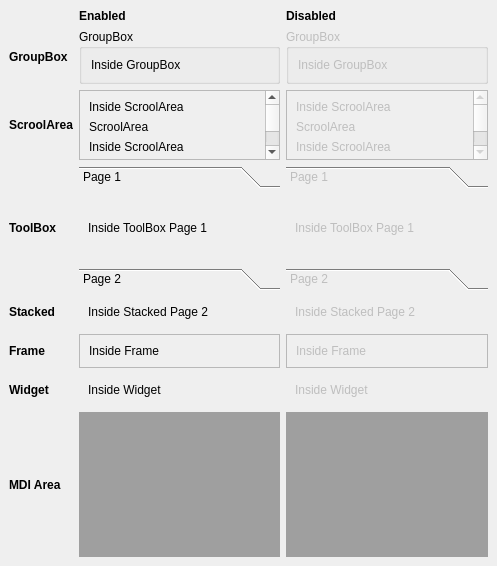
<?xml version="1.0" encoding="UTF-8"?>
<ui version="4.0">
 <class>DockWidget</class>
 <widget class="QDockWidget" name="DockWidget">
  <property name="geometry">
   <rect>
    <x>0</x>
    <y>0</y>
    <width>497</width>
    <height>566</height>
   </rect>
  </property>
  <property name="windowTitle">
   <string>Containers - No Tabs</string>
  </property>
  <widget class="QWidget" name="dockWidgetContents">
   <layout class="QGridLayout" name="gridLayout_45">
    <item row="0" column="3" rowspan="2">
     <widget class="QLabel" name="label_126">
      <property name="font">
       <font>
        <weight>75</weight>
        <bold>true</bold>
       </font>
      </property>
      <property name="text">
       <string>Disabled</string>
      </property>
     </widget>
    </item>
    <item row="0" column="2" rowspan="2">
     <widget class="QLabel" name="label_124">
      <property name="font">
       <font>
        <weight>75</weight>
        <bold>true</bold>
       </font>
      </property>
      <property name="text">
       <string>Enabled</string>
      </property>
     </widget>
    </item>
    <item row="8" column="0" colspan="2">
     <widget class="QLabel" name="label_133">
      <property name="font">
       <font>
        <weight>75</weight>
        <bold>true</bold>
       </font>
      </property>
      <property name="text">
       <string>MDI Area</string>
      </property>
     </widget>
    </item>
    <item row="2" column="3">
     <widget class="QGroupBox" name="groupBoxDis_2">
      <property name="enabled">
       <bool>false</bool>
      </property>
      <property name="title">
       <string>GroupBox</string>
      </property>
      <layout class="QVBoxLayout" name="verticalLayout_4">
       <item>
        <widget class="QLabel" name="label_7">
         <property name="text">
          <string>Inside GroupBox</string>
         </property>
        </widget>
       </item>
      </layout>
     </widget>
    </item>
    <item row="5" column="2">
     <widget class="QStackedWidget" name="stackedWidget_2">
      <property name="toolTip">
       <string>This is a tool tip</string>
      </property>
      <property name="statusTip">
       <string>This is a status tip</string>
      </property>
      <property name="whatsThis">
       <string>This is &quot;what is this&quot;</string>
      </property>
      <property name="currentIndex">
       <number>1</number>
      </property>
      <widget class="QWidget" name="page1_2">
       <layout class="QGridLayout" name="gridLayout_35">
        <item row="0" column="0">
         <widget class="QLabel" name="label_57">
          <property name="text">
           <string>Inside Stacked Page 1</string>
          </property>
         </widget>
        </item>
       </layout>
      </widget>
      <widget class="QWidget" name="page2_2">
       <layout class="QGridLayout" name="gridLayout_36">
        <item row="0" column="0">
         <widget class="QLabel" name="label_58">
          <property name="toolTip">
           <string>This is a tool tip</string>
          </property>
          <property name="statusTip">
           <string>This is a status tip</string>
          </property>
          <property name="whatsThis">
           <string>This is &quot;what is this&quot;</string>
          </property>
          <property name="text">
           <string>Inside Stacked Page 2</string>
          </property>
         </widget>
        </item>
       </layout>
      </widget>
     </widget>
    </item>
    <item row="5" column="3">
     <widget class="QStackedWidget" name="stackedWidgetDis_2">
      <property name="enabled">
       <bool>false</bool>
      </property>
      <property name="toolTip">
       <string>This is a tool tip</string>
      </property>
      <property name="statusTip">
       <string>This is a status tip</string>
      </property>
      <property name="whatsThis">
       <string>This is &quot;what is this&quot;</string>
      </property>
      <property name="currentIndex">
       <number>1</number>
      </property>
      <widget class="QWidget" name="page1Dis_2">
       <layout class="QGridLayout" name="gridLayout_37">
        <item row="0" column="0">
         <widget class="QLabel" name="label_113">
          <property name="text">
           <string>Inside Stacked Page 1</string>
          </property>
         </widget>
        </item>
       </layout>
      </widget>
      <widget class="QWidget" name="page2Dis_2">
       <layout class="QGridLayout" name="gridLayout_38">
        <item row="0" column="0">
         <widget class="QLabel" name="label_114">
          <property name="toolTip">
           <string>This is a tool tip</string>
          </property>
          <property name="statusTip">
           <string>This is a status tip</string>
          </property>
          <property name="whatsThis">
           <string>This is &quot;what is this&quot;</string>
          </property>
          <property name="text">
           <string>Inside Stacked Page 2</string>
          </property>
         </widget>
        </item>
       </layout>
      </widget>
     </widget>
    </item>
    <item row="6" column="0">
     <widget class="QLabel" name="label_131">
      <property name="font">
       <font>
        <weight>75</weight>
        <bold>true</bold>
       </font>
      </property>
      <property name="text">
       <string>Frame</string>
      </property>
     </widget>
    </item>
    <item row="6" column="2">
     <widget class="QFrame" name="frame_2">
      <property name="toolTip">
       <string>This is a tool tip</string>
      </property>
      <property name="statusTip">
       <string>This is a status tip</string>
      </property>
      <property name="whatsThis">
       <string>This is &quot;what is this&quot;</string>
      </property>
      <property name="frameShape">
       <enum>QFrame::StyledPanel</enum>
      </property>
      <property name="frameShadow">
       <enum>QFrame::Raised</enum>
      </property>
      <layout class="QGridLayout" name="gridLayout_43">
       <item row="0" column="0">
        <widget class="QLabel" name="label_9">
         <property name="toolTip">
          <string>This is a tool tip</string>
         </property>
         <property name="statusTip">
          <string>This is a status tip</string>
         </property>
         <property name="whatsThis">
          <string>This is &quot;what is this&quot;</string>
         </property>
         <property name="text">
          <string>Inside Frame</string>
         </property>
        </widget>
       </item>
      </layout>
     </widget>
    </item>
    <item row="6" column="3">
     <widget class="QFrame" name="frameDis_2">
      <property name="enabled">
       <bool>false</bool>
      </property>
      <property name="toolTip">
       <string>This is a tool tip</string>
      </property>
      <property name="statusTip">
       <string>This is a status tip</string>
      </property>
      <property name="whatsThis">
       <string>This is &quot;what is this&quot;</string>
      </property>
      <property name="frameShape">
       <enum>QFrame::StyledPanel</enum>
      </property>
      <property name="frameShadow">
       <enum>QFrame::Raised</enum>
      </property>
      <layout class="QGridLayout" name="gridLayout_40">
       <item row="0" column="0">
        <widget class="QLabel" name="label_8">
         <property name="toolTip">
          <string>This is a tool tip</string>
         </property>
         <property name="statusTip">
          <string>This is a status tip</string>
         </property>
         <property name="whatsThis">
          <string>This is &quot;what is this&quot;</string>
         </property>
         <property name="text">
          <string>Inside Frame</string>
         </property>
        </widget>
       </item>
      </layout>
     </widget>
    </item>
    <item row="7" column="0" colspan="2">
     <widget class="QLabel" name="label_132">
      <property name="font">
       <font>
        <weight>75</weight>
        <bold>true</bold>
       </font>
      </property>
      <property name="text">
       <string>Widget</string>
      </property>
     </widget>
    </item>
    <item row="2" column="2">
     <widget class="QGroupBox" name="groupBox_2">
      <property name="toolTip">
       <string>This is a tool tip</string>
      </property>
      <property name="statusTip">
       <string>This is a status tip</string>
      </property>
      <property name="whatsThis">
       <string>This is &quot;what is this&quot;</string>
      </property>
      <property name="title">
       <string>GroupBox</string>
      </property>
      <layout class="QGridLayout" name="gridLayout_7">
       <item row="0" column="0">
        <widget class="QLabel" name="label_10">
         <property name="toolTip">
          <string>This is a tool tip</string>
         </property>
         <property name="statusTip">
          <string>This is a status tip</string>
         </property>
         <property name="whatsThis">
          <string>This is &quot;what is this&quot;</string>
         </property>
         <property name="text">
          <string>Inside GroupBox</string>
         </property>
        </widget>
       </item>
      </layout>
     </widget>
    </item>
    <item row="8" column="3">
     <widget class="QMdiArea" name="mdiAreaDis_2">
      <property name="enabled">
       <bool>false</bool>
      </property>
      <widget class="QWidget" name="subwindow1Dis_2">
       <property name="windowTitle">
        <string>Subwindow</string>
       </property>
       <layout class="QVBoxLayout" name="verticalLayout_9">
        <item>
         <widget class="QLabel" name="label_111">
          <property name="text">
           <string>Inside MDI Area 1</string>
          </property>
         </widget>
        </item>
       </layout>
      </widget>
      <widget class="QWidget" name="subwindow2Dis_2">
       <property name="windowTitle">
        <string>Subwindow</string>
       </property>
       <layout class="QVBoxLayout" name="verticalLayout_10">
        <item>
         <widget class="QLabel" name="label_112">
          <property name="text">
           <string>Inside MDI Area 2 </string>
          </property>
         </widget>
        </item>
       </layout>
      </widget>
     </widget>
    </item>
    <item row="2" column="0" colspan="2">
     <widget class="QLabel" name="label_127">
      <property name="font">
       <font>
        <weight>75</weight>
        <bold>true</bold>
       </font>
      </property>
      <property name="text">
       <string>GroupBox</string>
      </property>
     </widget>
    </item>
    <item row="7" column="2">
     <widget class="QWidget" name="widget_2" native="true">
      <property name="toolTip">
       <string>This is a tool tip</string>
      </property>
      <property name="statusTip">
       <string>This is a status tip</string>
      </property>
      <property name="whatsThis">
       <string>This is &quot;what is this&quot;</string>
      </property>
      <layout class="QGridLayout" name="gridLayout_39">
       <item row="0" column="0">
        <widget class="QLabel" name="label_59">
         <property name="toolTip">
          <string>This is a tool tip</string>
         </property>
         <property name="statusTip">
          <string>This is a status tip</string>
         </property>
         <property name="whatsThis">
          <string>This is &quot;what is this&quot;</string>
         </property>
         <property name="text">
          <string>Inside Widget</string>
         </property>
        </widget>
       </item>
      </layout>
     </widget>
    </item>
    <item row="7" column="3">
     <widget class="QWidget" name="widgetDis_2" native="true">
      <property name="enabled">
       <bool>false</bool>
      </property>
      <property name="toolTip">
       <string>This is a tool tip</string>
      </property>
      <property name="statusTip">
       <string>This is a status tip</string>
      </property>
      <property name="whatsThis">
       <string>This is &quot;what is this&quot;</string>
      </property>
      <layout class="QGridLayout" name="gridLayout_44">
       <item row="0" column="0">
        <widget class="QLabel" name="label_125">
         <property name="toolTip">
          <string>This is a tool tip</string>
         </property>
         <property name="statusTip">
          <string>This is a status tip</string>
         </property>
         <property name="whatsThis">
          <string>This is &quot;what is this&quot;</string>
         </property>
         <property name="text">
          <string>Inside Widget</string>
         </property>
        </widget>
       </item>
      </layout>
     </widget>
    </item>
    <item row="8" column="2">
     <widget class="QMdiArea" name="mdiArea_2">
      <widget class="QWidget" name="subwindow1_2">
       <property name="windowTitle">
        <string>Subwindow</string>
       </property>
       <layout class="QVBoxLayout" name="verticalLayout_11">
        <item>
         <widget class="QLabel" name="label_29">
          <property name="text">
           <string>Inside MDI Area 1</string>
          </property>
         </widget>
        </item>
       </layout>
      </widget>
      <widget class="QWidget" name="subwindow2_2">
       <property name="windowTitle">
        <string>Subwindow</string>
       </property>
       <layout class="QVBoxLayout" name="verticalLayout_12">
        <item>
         <widget class="QLabel" name="label_56">
          <property name="text">
           <string>Inside MDI Area 2 </string>
          </property>
         </widget>
        </item>
       </layout>
      </widget>
     </widget>
    </item>
    <item row="3" column="0" colspan="2">
     <widget class="QLabel" name="label_128">
      <property name="font">
       <font>
        <weight>75</weight>
        <bold>true</bold>
       </font>
      </property>
      <property name="text">
       <string>ScroolArea</string>
      </property>
     </widget>
    </item>
    <item row="3" column="2">
     <widget class="QScrollArea" name="scrollArea_2">
      <property name="toolTip">
       <string>This is a tool tip</string>
      </property>
      <property name="statusTip">
       <string>This is a status tip</string>
      </property>
      <property name="whatsThis">
       <string>This is &quot;what is this&quot;</string>
      </property>
      <property name="widgetResizable">
       <bool>true</bool>
      </property>
      <widget class="QWidget" name="scrollAreaWidgetContents_2">
       <property name="geometry">
        <rect>
         <x>0</x>
         <y>0</y>
         <width>181</width>
         <height>246</height>
        </rect>
       </property>
       <layout class="QVBoxLayout" name="verticalLayout_14">
        <item>
         <widget class="QLabel" name="label_70">
          <property name="toolTip">
           <string>This is a tool tip</string>
          </property>
          <property name="statusTip">
           <string>This is a status tip</string>
          </property>
          <property name="whatsThis">
           <string>This is &quot;what is this&quot;</string>
          </property>
          <property name="text">
           <string>Inside ScroolArea</string>
          </property>
         </widget>
        </item>
        <item>
         <widget class="QLabel" name="label_71">
          <property name="toolTip">
           <string>This is a tool tip</string>
          </property>
          <property name="statusTip">
           <string>This is a status tip</string>
          </property>
          <property name="whatsThis">
           <string>This is &quot;what is this&quot;</string>
          </property>
          <property name="text">
           <string>ScroolArea </string>
          </property>
         </widget>
        </item>
        <item>
         <widget class="QLabel" name="label_75">
          <property name="toolTip">
           <string>This is a tool tip</string>
          </property>
          <property name="statusTip">
           <string>This is a status tip</string>
          </property>
          <property name="whatsThis">
           <string>This is &quot;what is this&quot;</string>
          </property>
          <property name="text">
           <string>Inside ScroolArea </string>
          </property>
         </widget>
        </item>
        <item>
         <widget class="QLabel" name="label_76">
          <property name="toolTip">
           <string>This is a tool tip</string>
          </property>
          <property name="statusTip">
           <string>This is a status tip</string>
          </property>
          <property name="whatsThis">
           <string>This is &quot;what is this&quot;</string>
          </property>
          <property name="text">
           <string>ScroolArea</string>
          </property>
         </widget>
        </item>
        <item>
         <widget class="QLabel" name="label_77">
          <property name="toolTip">
           <string>This is a tool tip</string>
          </property>
          <property name="statusTip">
           <string>This is a status tip</string>
          </property>
          <property name="whatsThis">
           <string>This is &quot;what is this&quot;</string>
          </property>
          <property name="text">
           <string>Inside ScroolArea</string>
          </property>
         </widget>
        </item>
        <item>
         <widget class="QLabel" name="label_78">
          <property name="toolTip">
           <string>This is a tool tip</string>
          </property>
          <property name="statusTip">
           <string>This is a status tip</string>
          </property>
          <property name="whatsThis">
           <string>This is &quot;what is this&quot;</string>
          </property>
          <property name="text">
           <string>ScroolArea</string>
          </property>
         </widget>
        </item>
        <item>
         <widget class="QLabel" name="label_79">
          <property name="toolTip">
           <string>This is a tool tip</string>
          </property>
          <property name="statusTip">
           <string>This is a status tip</string>
          </property>
          <property name="whatsThis">
           <string>This is &quot;what is this&quot;</string>
          </property>
          <property name="text">
           <string>Inside ScroolArea</string>
          </property>
         </widget>
        </item>
        <item>
         <widget class="QLabel" name="label_80">
          <property name="toolTip">
           <string>This is a tool tip</string>
          </property>
          <property name="statusTip">
           <string>This is a status tip</string>
          </property>
          <property name="whatsThis">
           <string>This is &quot;what is this&quot;</string>
          </property>
          <property name="text">
           <string>ScroolArea</string>
          </property>
         </widget>
        </item>
        <item>
         <widget class="QLabel" name="label_81">
          <property name="toolTip">
           <string>This is a tool tip</string>
          </property>
          <property name="statusTip">
           <string>This is a status tip</string>
          </property>
          <property name="whatsThis">
           <string>This is &quot;what is this&quot;</string>
          </property>
          <property name="text">
           <string>Inside ScroolArea</string>
          </property>
         </widget>
        </item>
       </layout>
      </widget>
     </widget>
    </item>
    <item row="3" column="3">
     <widget class="QScrollArea" name="scrollAreaDis_2">
      <property name="enabled">
       <bool>false</bool>
      </property>
      <property name="toolTip">
       <string>This is a tool tip</string>
      </property>
      <property name="statusTip">
       <string>This is a status tip</string>
      </property>
      <property name="whatsThis">
       <string>This is &quot;what is this&quot;</string>
      </property>
      <property name="widgetResizable">
       <bool>true</bool>
      </property>
      <widget class="QWidget" name="scrollAreaWidgetContentsDis_2">
       <property name="geometry">
        <rect>
         <x>0</x>
         <y>0</y>
         <width>181</width>
         <height>246</height>
        </rect>
       </property>
       <layout class="QVBoxLayout" name="verticalLayout_13">
        <item>
         <widget class="QLabel" name="label_115">
          <property name="toolTip">
           <string>This is a tool tip</string>
          </property>
          <property name="statusTip">
           <string>This is a status tip</string>
          </property>
          <property name="whatsThis">
           <string>This is &quot;what is this&quot;</string>
          </property>
          <property name="text">
           <string>Inside ScroolArea</string>
          </property>
         </widget>
        </item>
        <item>
         <widget class="QLabel" name="label_116">
          <property name="toolTip">
           <string>This is a tool tip</string>
          </property>
          <property name="statusTip">
           <string>This is a status tip</string>
          </property>
          <property name="whatsThis">
           <string>This is &quot;what is this&quot;</string>
          </property>
          <property name="text">
           <string>ScroolArea </string>
          </property>
         </widget>
        </item>
        <item>
         <widget class="QLabel" name="label_117">
          <property name="toolTip">
           <string>This is a tool tip</string>
          </property>
          <property name="statusTip">
           <string>This is a status tip</string>
          </property>
          <property name="whatsThis">
           <string>This is &quot;what is this&quot;</string>
          </property>
          <property name="text">
           <string>Inside ScroolArea </string>
          </property>
         </widget>
        </item>
        <item>
         <widget class="QLabel" name="label_118">
          <property name="toolTip">
           <string>This is a tool tip</string>
          </property>
          <property name="statusTip">
           <string>This is a status tip</string>
          </property>
          <property name="whatsThis">
           <string>This is &quot;what is this&quot;</string>
          </property>
          <property name="text">
           <string>ScroolArea</string>
          </property>
         </widget>
        </item>
        <item>
         <widget class="QLabel" name="label_119">
          <property name="toolTip">
           <string>This is a tool tip</string>
          </property>
          <property name="statusTip">
           <string>This is a status tip</string>
          </property>
          <property name="whatsThis">
           <string>This is &quot;what is this&quot;</string>
          </property>
          <property name="text">
           <string>Inside ScroolArea</string>
          </property>
         </widget>
        </item>
        <item>
         <widget class="QLabel" name="label_120">
          <property name="toolTip">
           <string>This is a tool tip</string>
          </property>
          <property name="statusTip">
           <string>This is a status tip</string>
          </property>
          <property name="whatsThis">
           <string>This is &quot;what is this&quot;</string>
          </property>
          <property name="text">
           <string>ScroolArea</string>
          </property>
         </widget>
        </item>
        <item>
         <widget class="QLabel" name="label_121">
          <property name="toolTip">
           <string>This is a tool tip</string>
          </property>
          <property name="statusTip">
           <string>This is a status tip</string>
          </property>
          <property name="whatsThis">
           <string>This is &quot;what is this&quot;</string>
          </property>
          <property name="text">
           <string>Inside ScroolArea</string>
          </property>
         </widget>
        </item>
        <item>
         <widget class="QLabel" name="label_122">
          <property name="toolTip">
           <string>This is a tool tip</string>
          </property>
          <property name="statusTip">
           <string>This is a status tip</string>
          </property>
          <property name="whatsThis">
           <string>This is &quot;what is this&quot;</string>
          </property>
          <property name="text">
           <string>ScroolArea</string>
          </property>
         </widget>
        </item>
        <item>
         <widget class="QLabel" name="label_123">
          <property name="toolTip">
           <string>This is a tool tip</string>
          </property>
          <property name="statusTip">
           <string>This is a status tip</string>
          </property>
          <property name="whatsThis">
           <string>This is &quot;what is this&quot;</string>
          </property>
          <property name="text">
           <string>Inside ScroolArea</string>
          </property>
         </widget>
        </item>
       </layout>
      </widget>
     </widget>
    </item>
    <item row="4" column="0" colspan="2">
     <widget class="QLabel" name="label_129">
      <property name="font">
       <font>
        <weight>75</weight>
        <bold>true</bold>
       </font>
      </property>
      <property name="text">
       <string>ToolBox</string>
      </property>
     </widget>
    </item>
    <item row="4" column="2">
     <widget class="QToolBox" name="toolBox_2">
      <property name="toolTip">
       <string>This is a tool tip</string>
      </property>
      <property name="statusTip">
       <string>This is a status tip</string>
      </property>
      <property name="whatsThis">
       <string>This is &quot;what is this&quot;</string>
      </property>
      <property name="currentIndex">
       <number>0</number>
      </property>
      <widget class="QWidget" name="page_3">
       <property name="geometry">
        <rect>
         <x>0</x>
         <y>0</y>
         <width>196</width>
         <height>73</height>
        </rect>
       </property>
       <attribute name="label">
        <string>Page 1</string>
       </attribute>
       <layout class="QGridLayout" name="gridLayout_41">
        <item row="2" column="0">
         <widget class="QLabel" name="label_60">
          <property name="text">
           <string>Inside ToolBox Page 1</string>
          </property>
         </widget>
        </item>
       </layout>
      </widget>
      <widget class="QWidget" name="page_8">
       <property name="geometry">
        <rect>
         <x>0</x>
         <y>0</y>
         <width>163</width>
         <height>38</height>
        </rect>
       </property>
       <attribute name="label">
        <string>Page 2</string>
       </attribute>
       <layout class="QGridLayout" name="gridLayout_42">
        <item row="0" column="0">
         <widget class="QLabel" name="label_61">
          <property name="toolTip">
           <string>This is a tool tip</string>
          </property>
          <property name="statusTip">
           <string>This is a status tip</string>
          </property>
          <property name="whatsThis">
           <string>This is &quot;what is this&quot;</string>
          </property>
          <property name="text">
           <string>Inside ToolBox Page 2</string>
          </property>
         </widget>
        </item>
       </layout>
      </widget>
     </widget>
    </item>
    <item row="4" column="3">
     <widget class="QToolBox" name="toolBoxDis_2">
      <property name="enabled">
       <bool>false</bool>
      </property>
      <property name="toolTip">
       <string>This is a tool tip</string>
      </property>
      <property name="statusTip">
       <string>This is a status tip</string>
      </property>
      <property name="whatsThis">
       <string>This is &quot;what is this&quot;</string>
      </property>
      <property name="currentIndex">
       <number>0</number>
      </property>
      <widget class="QWidget" name="page_6">
       <property name="geometry">
        <rect>
         <x>0</x>
         <y>0</y>
         <width>196</width>
         <height>73</height>
        </rect>
       </property>
       <attribute name="label">
        <string>Page 1</string>
       </attribute>
       <layout class="QGridLayout" name="gridLayout_29">
        <item row="2" column="0">
         <widget class="QLabel" name="label_109">
          <property name="text">
           <string>Inside ToolBox Page 1</string>
          </property>
         </widget>
        </item>
       </layout>
      </widget>
      <widget class="QWidget" name="page_7">
       <property name="geometry">
        <rect>
         <x>0</x>
         <y>0</y>
         <width>163</width>
         <height>38</height>
        </rect>
       </property>
       <attribute name="label">
        <string>Page 2</string>
       </attribute>
       <layout class="QGridLayout" name="gridLayout_34">
        <item row="0" column="0">
         <widget class="QLabel" name="label_110">
          <property name="toolTip">
           <string>This is a tool tip</string>
          </property>
          <property name="statusTip">
           <string>This is a status tip</string>
          </property>
          <property name="whatsThis">
           <string>This is &quot;what is this&quot;</string>
          </property>
          <property name="text">
           <string>Inside ToolBox Page 2</string>
          </property>
         </widget>
        </item>
       </layout>
      </widget>
     </widget>
    </item>
    <item row="5" column="0" colspan="2">
     <widget class="QLabel" name="label_130">
      <property name="font">
       <font>
        <weight>75</weight>
        <bold>true</bold>
       </font>
      </property>
      <property name="text">
       <string>Stacked</string>
      </property>
     </widget>
    </item>
   </layout>
  </widget>
 </widget>
 <resources/>
 <connections/>
</ui>
